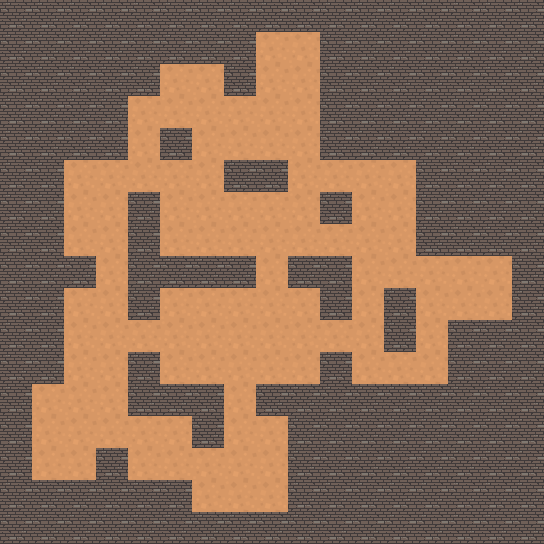

A 2D game scene composited from a Tiled map and its tileset images. What follows is a short description and the map's XML, with every tile layer's data as written:
An orthogonal 17x17 tile map with 32x32 px tiles, 1 tile layer (Прошарок плиток 1).

<map version="1.10" tiledversion="1.10.2" orientation="orthogonal" renderorder="left-up" width="17" height="17" tilewidth="32" tileheight="32" infinite="0" nextlayerid="2" nextobjectid="1">
 <tileset firstgid="1" source="Підлога.tsx" />
 <layer id="1" name="Прошарок плиток 1" width="17" height="17">
  <data encoding="csv">
2,2,2,2,2,2,2,2,2,2,2,2,2,2,2,2,2,
2,2,2,2,2,2,2,2,1,1,2,2,2,2,2,2,2,
2,2,2,2,2,1,1,2,1,1,2,2,2,2,2,2,2,
2,2,2,2,1,1,1,1,1,1,2,2,2,2,2,2,2,
2,2,2,2,1,2,1,1,1,1,2,2,2,2,2,2,2,
2,2,1,1,1,1,1,2,2,1,1,1,1,2,2,2,2,
2,2,1,1,2,1,1,1,1,1,2,1,1,2,2,2,2,
2,2,1,1,2,1,1,1,1,1,1,1,1,2,2,2,2,
2,2,2,1,2,2,2,2,1,2,2,1,1,1,1,1,2,
2,2,1,1,2,1,1,1,1,1,2,1,2,1,1,1,2,
2,2,1,1,1,1,1,1,1,1,1,1,2,1,2,2,2,
2,2,1,1,2,1,1,1,1,1,2,1,1,1,2,2,2,
2,1,1,1,2,2,2,1,2,2,2,2,2,2,2,2,2,
2,1,1,1,1,1,2,1,1,2,2,2,2,2,2,2,2,
2,1,1,2,1,1,1,1,1,2,2,2,2,2,2,2,2,
2,2,2,2,2,2,1,1,1,2,2,2,2,2,2,2,2,
2,2,2,2,2,2,2,2,2,2,2,2,2,2,2,2,2
</data>
 </layer>
</map>
